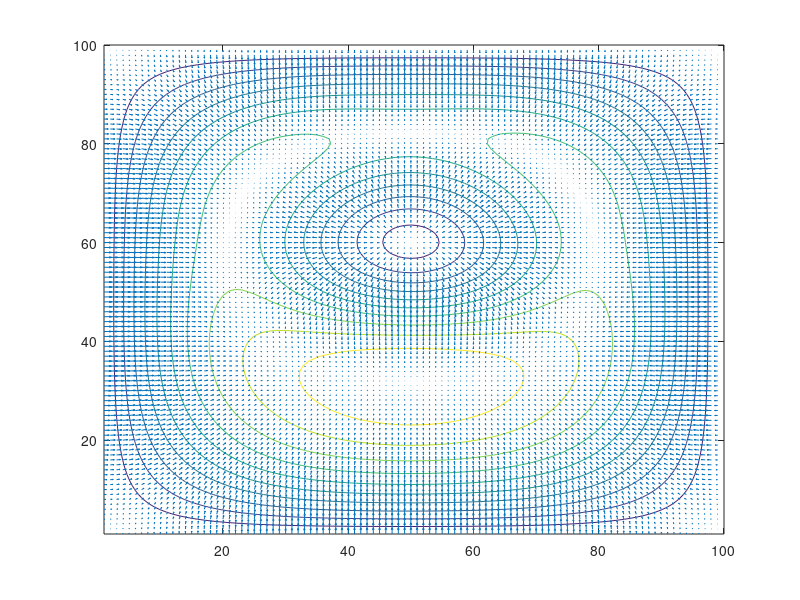

Recreate this plot in MATLAB.
clear
clc

matrixSize = 1000;
h=10;

circularLimit=round(matrixSize/(2*h));

radio =200/h;
a=0.850*radio;
b=0.850*radio;

matrix =zeros(matrixSize/h);

center  = matrixSize/(2*h);

Y =zeros(1000/h);
for i = 1:1:1000/h
     Y(i,:) = i;
end

X =zeros(1000/h);
for i = 1:1:1000/h
     X(:,i) = i;
end

for x = center-circularLimit+2:1:center+circularLimit+1-3
	for  y = center-circularLimit+2:1:center+circularLimit-2
        xComp = ((x-center)^2)/a^2;
        yComp = ((y-center)^2)/b^2;
		if ( xComp+yComp<1 )
			if y<=center
				matrix(y,x) = 1000;
			else
				matrix(y,x) = -1000;
			end
        else if ((x-center)^2 + (y-center)^2) < 50^2
                matrix(y,x) = 500;
            end
        end
                
	end
end

w = 4 / ( 2 + sqrt(4 - (cos(pi/(1000/h - 1))+cos(pi/(1000/h - 1)) )   ));
r = 1;
e =10E-10;
while (r>e)
    
    for x = center-circularLimit+2:1:center+circularLimit-2
        for  y = center-circularLimit+2:1:center+circularLimit-2
                r = (matrix(x+1,y) + matrix(x-1,y) + matrix(x,y-1) + matrix(x,y+1) - 4*matrix(x,y))/4;
                matrix(x,y) = matrix(x,y)+r*w;
                
        end
    end
    
    for x = center+circularLimit-2:-1:center-circularLimit+2
        for  y = center+circularLimit-2:-1:center-circularLimit+2
            
                r = (matrix(x+1,y) + matrix(x-1,y) + matrix(x,y-1) + matrix(x,y+1) - 4*matrix(x,y))/4;
                matrix(x,y) = matrix(x,y)+r*w;
                
        end
    end
end

% surf(matriz);
% axis equal;
% hold on
figure
contour(X,Y,matrix);
hold on
[DX,DY] = gradient(matrix,1,1);
quiver(X,Y,DX,DY);